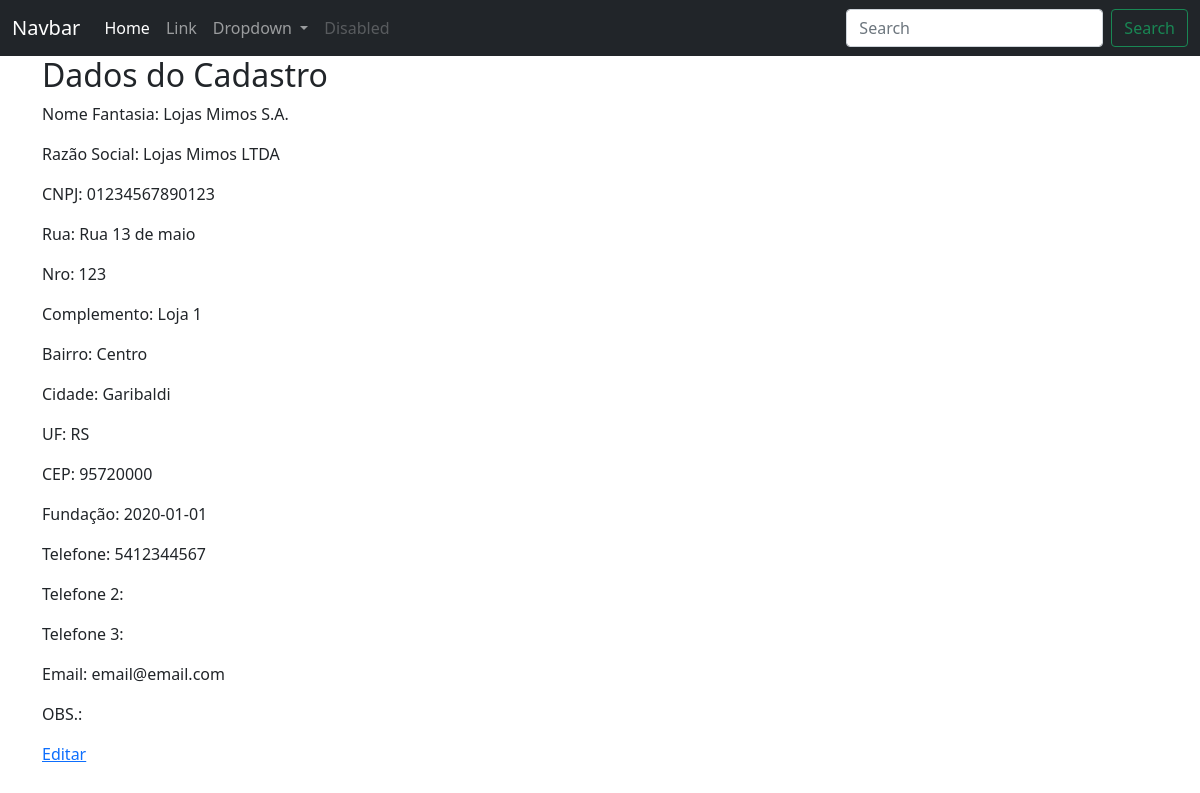
The app's page /clientesfornecedores/cnpj/1 (signed in), older data.
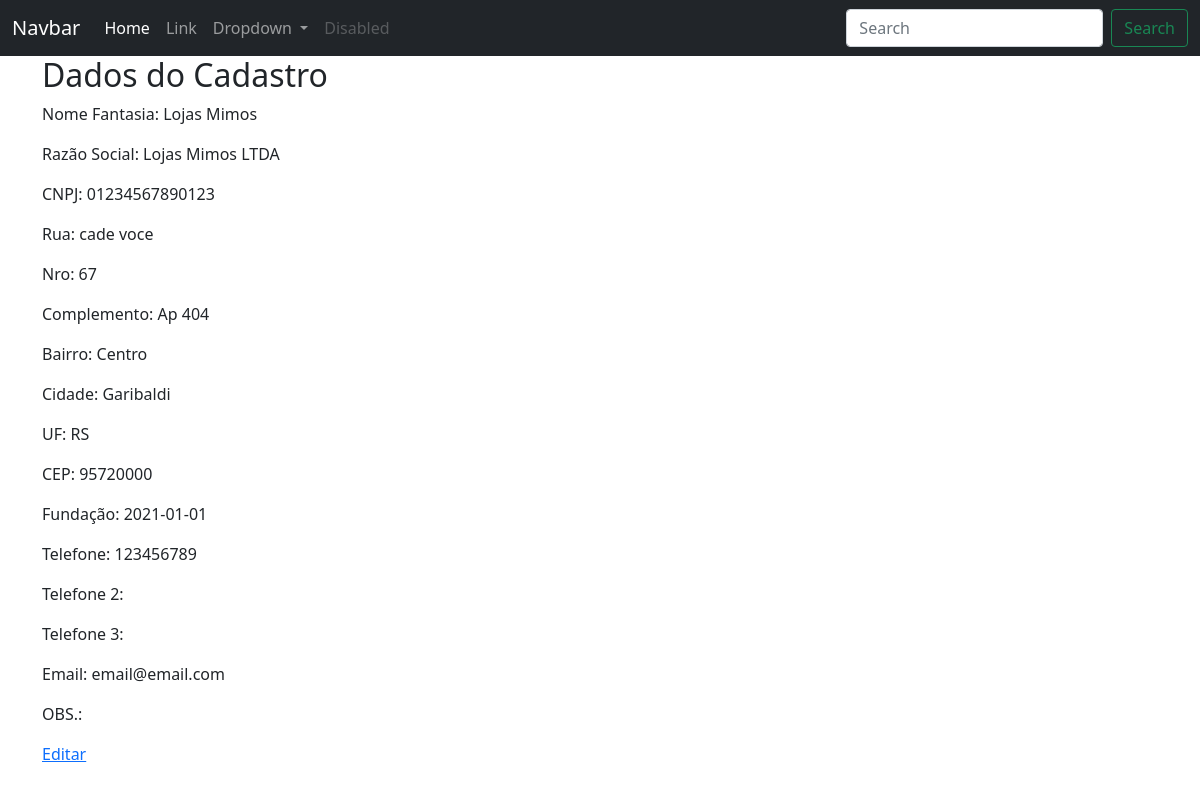
The same page, newer data.
### ERP/models.py (models this page shows, shortened)
class ClientesFornecedores(database.Model):
    __tablename__ ='clientes_fornecedores'
    id = database.Column(database.Integer, primary_key=True)
    nome_fantasia = database.Column(database.String(500))
    razao_social = database.Column(database.String(500))
    cnpj = database.Column(database.String(20), unique=True)
    rua = database.Column(database.String(100))
    complemento = database.Column(database.String(70))
    nro = database.Column(database.String(20))
    bairro = database.Column(database.String(70))
    cidade = database.Column(database.String(70))
    uf = database.Column(database.String(2))
    cep = database.Column(database.String(15))
    data_fundacao = database.Column(database.DateTime)
    cpf = database.Column(database.String(20), unique=True)
    nome = database.Column(database.String(100))
    telefone = database.Column(database.String(20))
    telefone2 = database.Column(database.String(20))
    telefone3 = database.Column(database.String(20))
    email = database.Column(database.String(100))
    data_aniversario = database.Column(database.DateTime)
    obs = database.Column(database.Text)
    data_cadastro = database.Column(database.DateTime, default=datetime.utcnow())
    tipo_cadastro = database.Column(database.Integer, database.ForeignKey('tipos_cadastro.id'), nullable=False)
    id_usuario_cadastro = database.Column(database.Integer, database.ForeignKey('usuarios.id'), nullable=False)

### ERP/routes.py (the view)
@app.route('/clientesfornecedores/<tipo_emp>/<cliente_fornecedor_id>')
@login_required
def clientes_fornecedor_cpf_cnpj(cliente_fornecedor_id, tipo_emp):
    cliente_fornecedor = ClientesFornecedores.query.get(cliente_fornecedor_id)
    if tipo_emp == 'cnpj':
        return render_template('cliente_fornecedor_cnpj.html', cliente_fornecedor=cliente_fornecedor)
    else:
        return render_template('cliente_fornecedor_cpf.html', cliente_fornecedor=cliente_fornecedor)

### ERP/routes.py (called while the page is built)
@login_manager.user_loader
def load_user(user_id):
    return Usuarios.query.get(int(user_id))

### ERP/templates/cliente_fornecedor_cnpj.html
{% include 'base.html' %}
{% block content %}
    <div class="container">
        <h2>Dados do Cadastro</h2>
        <p>Nome Fantasia: {{ cliente_fornecedor.nome_fantasia }}</p>
        <p>Razão Social: {{ cliente_fornecedor.razao_social }}</p>
        <p>CNPJ: {{ cliente_fornecedor.cnpj }}</p>
        <p>Rua: {{ cliente_fornecedor.rua }}</p>
        <p>Nro: {{ cliente_fornecedor.nro }}</p>
        <p>Complemento: {{ cliente_fornecedor.complemento }}</p>
        <p>Bairro: {{ cliente_fornecedor.bairro }}</p>
        <p>Cidade: {{ cliente_fornecedor.cidade }}</p>
        <p>UF: {{ cliente_fornecedor.uf }}</p>
        <p>CEP: {{ cliente_fornecedor.cep }}</p>
        <p>Fundação: {{ cliente_fornecedor.data_fundacao.date() }}</p>
        <p>Telefone: {{ cliente_fornecedor.telefone }}</p>
        <p>Telefone 2: {{ cliente_fornecedor.telefone2 }}</p>
        <p>Telefone 3: {{ cliente_fornecedor.telefone3 }}</p>
        <p>Email: {{ cliente_fornecedor.email }}</p>
        <p>OBS.: {{ cliente_fornecedor.obs }}</p>
        <a href="{{ url_for('edicao_clientes_fornecedores' , tipo_emp='cnpj', cliente_fornecedor_id=cliente_fornecedor.id) }}">Editar</a>
    </div>
{% endblock %}

Row changes from the older to the newer data that the page shows:
changed ClientesFornecedores "Lojas Mimos LTDA": nome_fantasia "Lojas Mimos S.A." → "Lojas Mimos"; rua "Rua 13 de maio" → "cade voce"; nro "123" → "67"; complemento "Loja 1" → "Ap 404"; data_fundacao "2020-01-01" → "2021-01-01"; telefone "5412344567" → "123456789"
